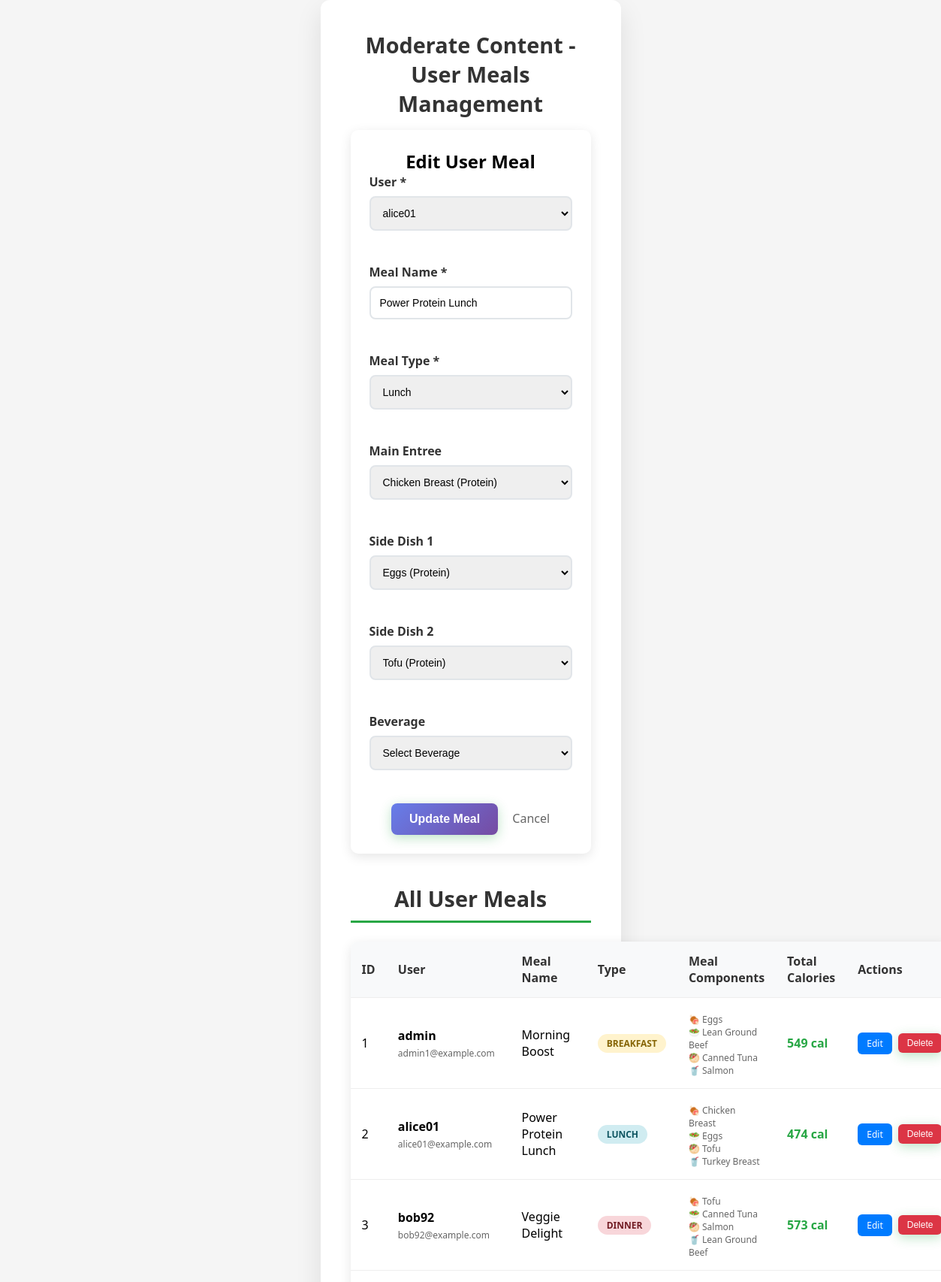
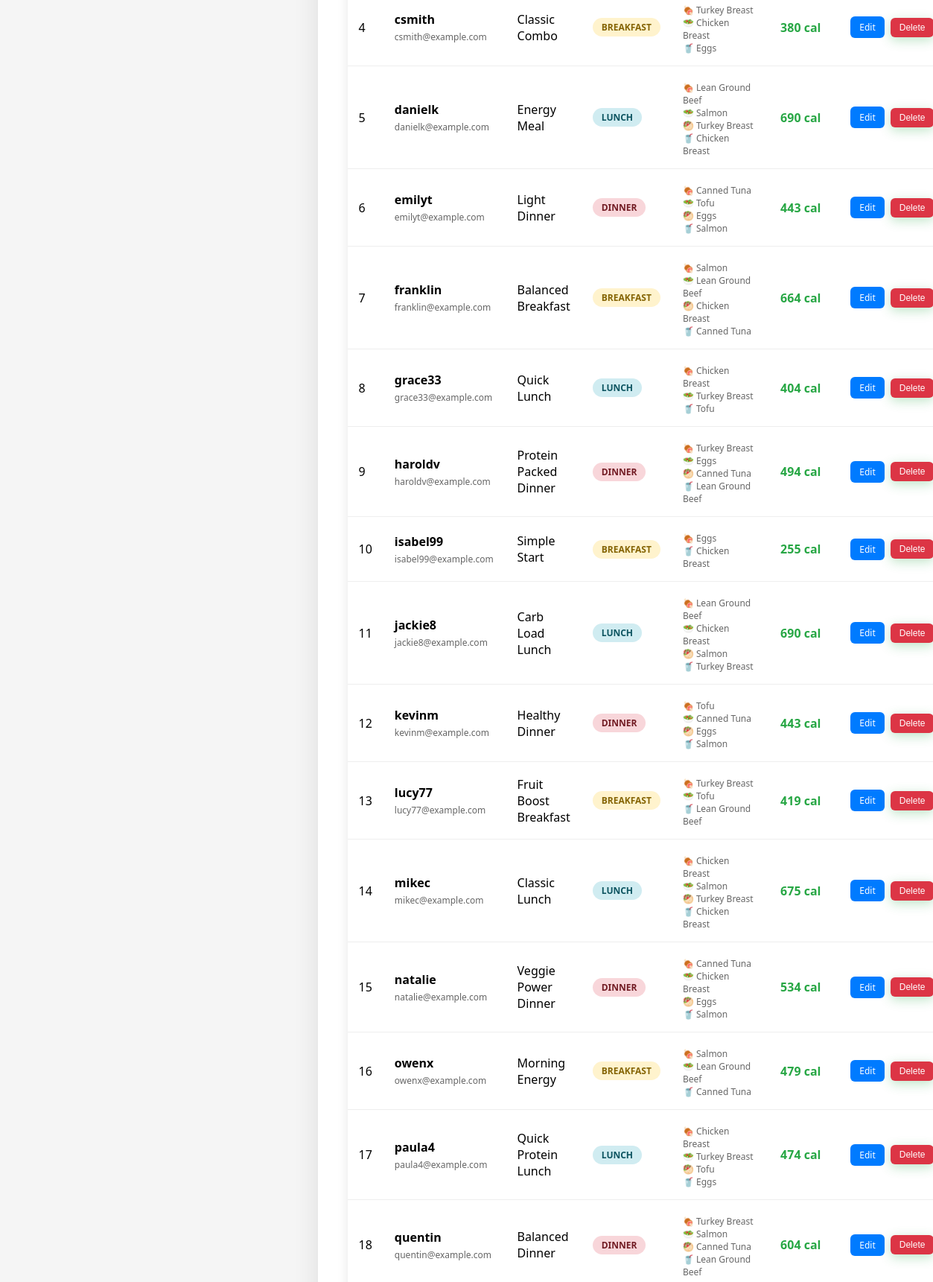
The app's page /admin/moderateContent.php?edit=2 (signed in, upper part) with its own data (2 pictures, top to bottom).
### tables this page shows
CREATE TABLE UserMeals ( 
  id INT PRIMARY KEY AUTO_INCREMENT,  

  userID INT NOT NULL,  
  mealName VARCHAR(50),  
  mealType ENUM('breakfast', 'lunch', 'dinner') NOT NULL,  
  planDate DATE,
  created_at DATETIME DEFAULT CURRENT_TIMESTAMP,

  entreeID INT DEFAULT NULL,  
  side1ID INT DEFAULT NULL,  
  side2ID INT DEFAULT NULL,  
  drinkID INT DEFAULT NULL,  

  FOREIGN KEY (userID) REFERENCES Users(userID) ON DELETE CASCADE,  
  FOREIGN KEY (entreeID) REFERENCES Foods(id) ON DELETE SET NULL,  
  FOREIGN KEY (side1ID) REFERENCES Foods(id) ON DELETE SET NULL,  
  FOREIGN KEY (side2ID) REFERENCES Foods(id) ON DELETE SET NULL,  
  FOREIGN KEY (drinkID) REFERENCES Foods(id) ON DELETE SET NULL
);

CREATE TABLE Users 
(
    userID INT AUTO_INCREMENT,
    userName VARCHAR(20) NOT NULL UNIQUE,
    password VARCHAR(255) NOT NULL,
    height DOUBLE,
    weight DOUBLE,
    age INT,
    email VARCHAR(255) UNIQUE,
    role ENUM('user', 'admin') DEFAULT 'user',
    created_at DATETIME DEFAULT CURRENT_TIMESTAMP,
    PRIMARY KEY (userID)
);

### database/db.php (called while the page is built, shortened)
<?php
class db {
    private $pdo = null;
    function __construct() {
    try {
        $this->pdo = new PDO (
            "mysql:host=".DB_HOST.";dbname=".DB_NAME.";charset=".DB_CHARSET,
            DB_USER, DB_PASSWORD, [
                PDO::ATTR_ERRMODE => PDO::ERRMODE_EXCEPTION,
                PDO::ATTR_DEFAULT_FETCH_MODE => PDO::FETCH_ASSOC
            ]
        );
    } catch (PDOException $e) {
        echo "ERROR connecting <br>".$e->getMessage();
        return null;
    }
}
    public function selectOne($sql, $params = []) {
    try {
        $this->stmt = $this->pdo->prepare($sql);
        $this->stmt->execute($params);
        return $this->stmt->fetch();
    } catch (PDOException $e) {
        echo "SelectOne Error: " . $e->getMessage();
        return null;
    }
}
      function select ($sql, $data=null) {
          try{
              $this->stmt = $this->pdo->prepare($sql);
              $this->stmt->execute($data);
              return $this->stmt->fetchAll();
          } catch (PDOException $e) {
               echo $sql . "<br>".$e->getMessage();
               return null;
          }
      }
}
$_db = new db();

### admin/moderateContent.php (the view, shortened to what this page needs)
<?php
require_once __DIR__ . '/../database/db.php';
$userMeals = $_db->select("
    SELECT um.*, u.userName, u.email,
           e.name as entree_name, e.calories_per_serving as entree_calories,
           s1.name as side1_name, s1.calories_per_serving as side1_calories,
           s2.name as side2_name, s2.calories_per_serving as side2_calories,
           d.name as drink_name, d.calories_per_serving as drink_calories
    FROM UserMeals um
    LEFT JOIN Users u ON um.userID = u.userID
    LEFT JOIN Foods e ON um.entreeID = e.id
    LEFT JOIN Foods s1 ON um.side1ID = s1.id
    LEFT JOIN Foods s2 ON um.side2ID = s2.id
    LEFT JOIN Foods d ON um.drinkID = d.id
    ORDER BY u.userName, um.mealType, um.mealName
");
$users = $_db->select("SELECT userID, userName FROM Users ORDER BY userName");
$editMeal = isset($_GET['edit']) ? $_db->selectOne("SELECT * FROM UserMeals WHERE id = ?", [$_GET['edit']]) : null;
function renderFormField($label, $name, $type = 'text', $options = [], $value = '', $required = false)
{
    $req = $required ? 'required' : '';
    echo "<div class='form-group'><label for='$name'>$label" . ($required ? ' *' : '') . "</label>";
    if ($type === 'select')
    {
        echo "<select id='$name' name='$name' $req>";
        foreach ($options as $optValue => $optText)
        {
            $selected = ($value == $optValue) ? 'selected' : '';
            echo "<option value='$optValue' $selected>$optText</option>";
        }
        echo "</select>";
    }
    else
    {
        echo "<input type='$type' id='$name' name='$name' value='" . htmlspecialchars($value) . "' $req>";
    }
    echo "</div>";
}
$userOptions = ['' => 'Select User'];
foreach ($users as $user)
{
    $userOptions[$user['userID']] = $user['userName'];
}
?>
<!DOCTYPE html>
<html lang="en">
<head>
    <link rel="stylesheet" href="../style.css">
</head>
<body>
<div class="container">
    <h1>Moderate Content - User Meals Management</h1>
    <div class="form-container">
        <h2><?php echo $editMeal ? 'Edit User Meal' : 'Add New Meal for User'; ?></h2>
        <form method="POST">
            <div class="form-row">
                <?php renderFormField('User', 'userID', 'select', $userOptions, $editMeal['userID'] ?? '', true); ?>
                <?php renderFormField('Meal Name', 'mealName', 'text', [], $editMeal['mealName'] ?? '', true); ?>
            </div>
            <div class="form-row">
            </div>
            <div class="form-row">
            </div>
            <div class="form-row">
            </div>
            <button type="submit" class="btn-primary"><?php echo $editMeal ? 'Update Meal' : 'Add Meal'; ?></button>
            <?php if ($editMeal): ?>
                <a href="moderateContent.php" style="margin-left: 15px; text-decoration: none; color: #666;">Cancel</a>
            <?php endif; ?>
        </form>
    </div>
    <h2 class="section-title">All User Meals</h2>
    <?php if ($userMeals): ?>
        <table class="meals-table">
            <thead>
                <tr>
                    <th>ID</th>
                    <th>User</th>
                    <th>Meal Name</th>
                    <th>Type</th>
                    <th>Meal Components</th>
                    <th>Total Calories</th>
                    <th>Actions</th>
                </tr>
            </thead>
            <tbody>
                <?php foreach ($userMeals as $meal): ?>
                    <?php
                    $totalCalories = 0;
                    $components = [];
                    $items = [
                        ['name' => $meal['entree_name'], 'calories' => $meal['entree_calories'], 'icon' => '🍖'],
                        ['name' => $meal['side1_name'], 'calories' => $meal['side1_calories'], 'icon' => '🥗'],
                        ['name' => $meal['side2_name'], 'calories' => $meal['side2_calories'], 'icon' => '🥙'],
                        ['name' => $meal['drink_name'], 'calories' => $meal['drink_calories'], 'icon' => '🥤']
                    ];
                    foreach ($items as $item) {
                        if ($item['name']) {
                            $components[] = $item['icon'] . ' ' . $item['name'];
                            $totalCalories += $item['calories'] ?? 0;
                        }
                    }
                    ?>
                    <tr>
                        <td><?php echo $meal['id']; ?></td>
                        <td>
                            <strong><?php echo htmlspecialchars($meal['userName']); ?></strong>
                            <div class="user-info"><?php echo htmlspecialchars($meal['email']); ?></div>
                        </td>
                        <td><?php echo htmlspecialchars($meal['mealName']); ?></td>
                        <td>
                            <span class="meal-type-badge <?php echo $meal['mealType']; ?>">
                                <?php echo ucfirst($meal['mealType']); ?>
                            </span>
                        </td>
                        <td>
                            <?php if ($components): ?>
                                <div class="meal-details">
                                    <?php echo implode('<br>', $components); ?>
                                </div>
                            <?php else: ?>
                                <span style="color: #999; font-style: italic;">No components</span>
                            <?php endif; ?>
                        </td>
                        <td>
                            <span class="calories-info"><?php echo $totalCalories; ?> cal</span>
                        </td>
                        <td>
                            <div class="action-buttons">
                                <a href="moderateContent.php?edit=<?php echo $meal['id']; ?>" class="btn-small btn-edit">Edit</a>
                                <form method="POST" style="display: inline;" onsubmit="return confirm('Are you sure you want to delete this meal?');">
                                    <button type="submit" class="btn-small btn-delete">Delete</button>
                                </form>
                            </div>
                        </td>
                    </tr>
                <?php endforeach; ?>
            </tbody>
        </table>
    <?php else: ?>
        <div style="text-align: center; padding: 40px; background: #f8f9fa; border-radius: 10px;">
            <p style="color: #666; font-size: 1.2rem;">No user meals found. Add the first meal above!</p>
        </div>
    <?php endif; ?>
</div>
</body>
</html>

### style.css (style rules this page uses)
* { margin: 0; padding: 0; box-sizing: border-box; }
body { font-family: 'Segoe UI', Tahoma, Geneva, Verdana, sans-serif; background: #f5f5f5; min-height: 100vh; display: flex; align-items: center; justify-content: center; }
.container { background: white; padding: 2.5rem; border-radius: 12px; box-shadow: 0 15px 35px rgba(0, 0, 0, 0.1); text-align: center; max-width: 400px; width: 90%; }
h1 { color: #333; margin-bottom: 1rem; font-size: 1.8rem; font-weight: 600; }
button { background: green; color: white; border: none; padding: 12px 30px; border-radius: 8px; font-size: 1rem; font-weight: 500; cursor: pointer; transition: all 0.3s ease; box-shadow: 0 4px 15px rgba(40, 167, 69, 0.3); }
.form-group { margin-bottom: 1.5rem; text-align: left; }
.form-group label { display: block; margin-bottom: 0.5rem; color: #333; font-weight: 500; }
.form-group input { width: 100%; padding: 12px; border: 2px solid #ddd; border-radius: 8px; font-size: 1rem; transition: border-color 0.3s ease; }

### admin/moderateContent.php (style rules this page uses)
.form-container { background: #fff; padding: 25px; border-radius: 10px; box-shadow: 0 4px 15px rgba(0,0,0,0.1); margin-bottom: 30px; }
.form-row { display: grid; grid-template-columns: repeat(auto-fit, minmax(250px, 1fr)); gap: 20px; margin-bottom: 20px; }
.form-group { display: flex; flex-direction: column; }
.form-group label { margin-bottom: 8px; font-weight: 600; color: #333; }
.form-group input, .form-group select { padding: 12px; border: 2px solid #e1e5e9; border-radius: 8px; font-size: 14px; transition: border-color 0.3s; }
.meals-table { width: 100%; border-collapse: collapse; background: #fff; border-radius: 10px; overflow: hidden; box-shadow: 0 4px 15px rgba(0,0,0,0.1); margin-top: 20px; }
.meals-table th, .meals-table td { padding: 15px; text-align: left; border-bottom: 1px solid #eee; }
.meals-table th { background: #f8f9fa; font-weight: 600; color: #333; }
.meal-type-badge { display: inline-block; padding: 4px 12px; border-radius: 20px; font-size: 12px; font-weight: 600; text-transform: uppercase; }
.meal-type-badge.breakfast { background: rgba(255, 193, 7, 0.2); color: #856404; }
.meal-type-badge.lunch { background: rgba(23, 162, 184, 0.2); color: #0c5460; }
.meal-type-badge.dinner { background: rgba(220, 53, 69, 0.2); color: #721c24; }
.action-buttons { display: flex; gap: 8px; align-items: center; }
.btn-small { padding: 6px 12px; font-size: 12px; border: none; border-radius: 6px; cursor: pointer; text-decoration: none; display: inline-block; transition: all 0.3s; }
.btn-edit { background: #007bff; color: white; }
.btn-delete { background: #dc3545; color: white; }
.btn-primary { background: linear-gradient(135deg, #667eea 0%, #764ba2 100%); color: white; padding: 12px 24px; border: none; border-radius: 8px; font-size: 16px; font-weight: 600; cursor: pointer; transition: all 0.3s; }
.section-title { margin-top: 40px; margin-bottom: 25px; color: #333; border-bottom: 3px solid #28a745; padding-bottom: 10px; font-size: 1.8rem; }
.user-info { font-size: 12px; color: #666; margin-top: 4px; }
.meal-details { font-size: 12px; color: #666; margin-top: 5px; }
.calories-info { font-weight: 600; color: #28a745; }

### records on screen
usermeals: mealName "Power Protein Lunch", id "2", userID.userName "alice01", userID.email "alice01@example.com", mealType "LUNCH", components "🍖 Chicken Breast 🥗 Eggs 🥙 Tofu 🥤 Turkey Breast", totalCalories "474"
usermeals: id "1", userID.userName "admin", userID.email "admin1@example.com", mealName "Morning Boost", mealType "BREAKFAST", components "🍖 Eggs 🥗 Lean Ground Beef 🥙 Canned Tuna 🥤 Salmon", totalCalories "549"
usermeals: id "3", userID.userName "bob92", userID.email "bob92@example.com", mealName "Veggie Delight", mealType "DINNER", components "🍖 Tofu 🥗 Canned Tuna 🥙 Salmon 🥤 Lean Ground Beef", totalCalories "573"
usermeals: id "4", userID.userName "csmith", userID.email "csmith@example.com", mealName "Classic Combo", mealType "BREAKFAST", components "🍖 Turkey Breast 🥗 Chicken Breast 🥤 Eggs", totalCalories "380"
usermeals: id "5", userID.userName "danielk", userID.email "danielk@example.com", mealName "Energy Meal", mealType "LUNCH", components "🍖 Lean Ground Beef 🥗 Salmon 🥙 Turkey Breast 🥤 Chicken Breast", totalCalories "690"
usermeals: id "6", userID.userName "emilyt", userID.email "emilyt@example.com", mealName "Light Dinner", mealType "DINNER", components "🍖 Canned Tuna 🥗 Tofu 🥙 Eggs 🥤 Salmon", totalCalories "443"
usermeals: id "7", userID.userName "franklin", userID.email "franklin@example.com", mealName "Balanced Breakfast", mealType "BREAKFAST", components "🍖 Salmon 🥗 Lean Ground Beef 🥙 Chicken Breast 🥤 Canned Tuna", totalCalories "664"
usermeals: id "8", userID.userName "grace33", userID.email "grace33@example.com", mealName "Quick Lunch", mealType "LUNCH", components "🍖 Chicken Breast 🥗 Turkey Breast 🥤 Tofu", totalCalories "404"
usermeals: id "9", userID.userName "haroldv", userID.email "haroldv@example.com", mealName "Protein Packed Dinner", mealType "DINNER", components "🍖 Turkey Breast 🥗 Eggs 🥙 Canned Tuna 🥤 Lean Ground Beef", totalCalories "494"
usermeals: id "10", userID.userName "isabel99", userID.email "isabel99@example.com", mealName "Simple Start", mealType "BREAKFAST", components "🍖 Eggs 🥤 Chicken Breast", totalCalories "255"
usermeals: id "11", userID.userName "jackie8", userID.email "jackie8@example.com", mealName "Carb Load Lunch", mealType "LUNCH", components "🍖 Lean Ground Beef 🥗 Chicken Breast 🥙 Salmon 🥤 Turkey Breast", totalCalories "690"
usermeals: id "12", userID.userName "kevinm", userID.email "kevinm@example.com", mealName "Healthy Dinner", mealType "DINNER", components "🍖 Tofu 🥗 Canned Tuna 🥙 Eggs 🥤 Salmon", totalCalories "443"
usermeals: id "13", userID.userName "lucy77", userID.email "lucy77@example.com", mealName "Fruit Boost Breakfast", mealType "BREAKFAST", components "🍖 Turkey Breast 🥗 Tofu 🥤 Lean Ground Beef", totalCalories "419"
usermeals: id "14", userID.userName "mikec", userID.email "mikec@example.com", mealName "Classic Lunch", mealType "LUNCH", components "🍖 Chicken Breast 🥗 Salmon 🥙 Turkey Breast 🥤 Chicken Breast", totalCalories "675"
usermeals: id "15", userID.userName "natalie", userID.email "natalie@example.com", mealName "Veggie Power Dinner", mealType "DINNER", components "🍖 Canned Tuna 🥗 Chicken Breast 🥙 Eggs 🥤 Salmon", totalCalories "534"
usermeals: id "16", userID.userName "owenx", userID.email "owenx@example.com", mealName "Morning Energy", mealType "BREAKFAST", components "🍖 Salmon 🥗 Lean Ground Beef 🥤 Canned Tuna", totalCalories "479"
usermeals: id "17", userID.userName "paula4", userID.email "paula4@example.com", mealName "Quick Protein Lunch", mealType "LUNCH", components "🍖 Chicken Breast 🥗 Turkey Breast 🥙 Tofu 🥤 Eggs", totalCalories "474"
usermeals: id "18", userID.userName "quentin", userID.email "quentin@example.com", mealName "Balanced Dinner", mealType "DINNER", components "🍖 Turkey Breast 🥗 Salmon 🥙 Canned Tuna 🥤 Lean Ground Beef", totalCalories "604"

### other values on screen
$label "User Meal Name Meal Type Main Entree Side Dish 1 Side Dish 2 Beverage"
form field userID "alice01"
form field mealType "Lunch"
form field entreeID "Chicken Breast (Protein)"
form field side1ID "Eggs (Protein)"
form field side2ID "Tofu (Protein)"
form field drinkID "Select Beverage"
